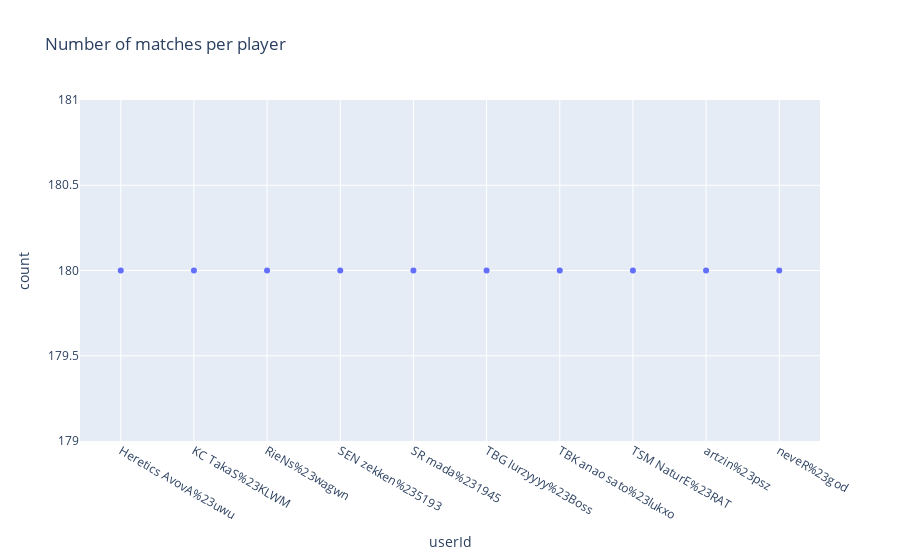

Notebook cell for this chart:
### Code cell
fig = px.scatter(matches_per_player, x = 'userId', y = 'count', title = 'Number of matches per player')
fig.show()

### Figure 1 — Plotly figure (JSON) as saved in the notebook; plotly's stock layout.template omitted (floating-point values rounded to 4 significant figures)
{"data": [{"hovertemplate": "userId=%{x}<br>count=%{y}<extra></extra>", "legendgroup": "", "marker": {"color": "#636efa", "symbol": "circle"}, "mode": "markers", "name": "", "orientation": "v", "showlegend": false, "type": "scatter", "x": ["Heretics AvovA%23uwu", "KC TakaS%23KLWM", "RieNs%23wagwn", "SEN zekken%235193", "SR mada%231945", "TBG lurzyyyy%23Boss", "TBK anao sato%23lukxo", "TSM NaturE%23RAT", "artzin%23psz", "neveR%23god"], "xaxis": "x", "y": [180, 180, 180, 180, 180, 180, 180, 180, 180, 180], "yaxis": "y"}], "layout": {"legend": {"tracegroupgap": 0}, "title": {"text": "Number of matches per player"}, "xaxis": {"anchor": "y", "domain": [0, 1], "title": {"text": "userId"}}, "yaxis": {"anchor": "x", "domain": [0, 1], "title": {"text": "count"}}}}
